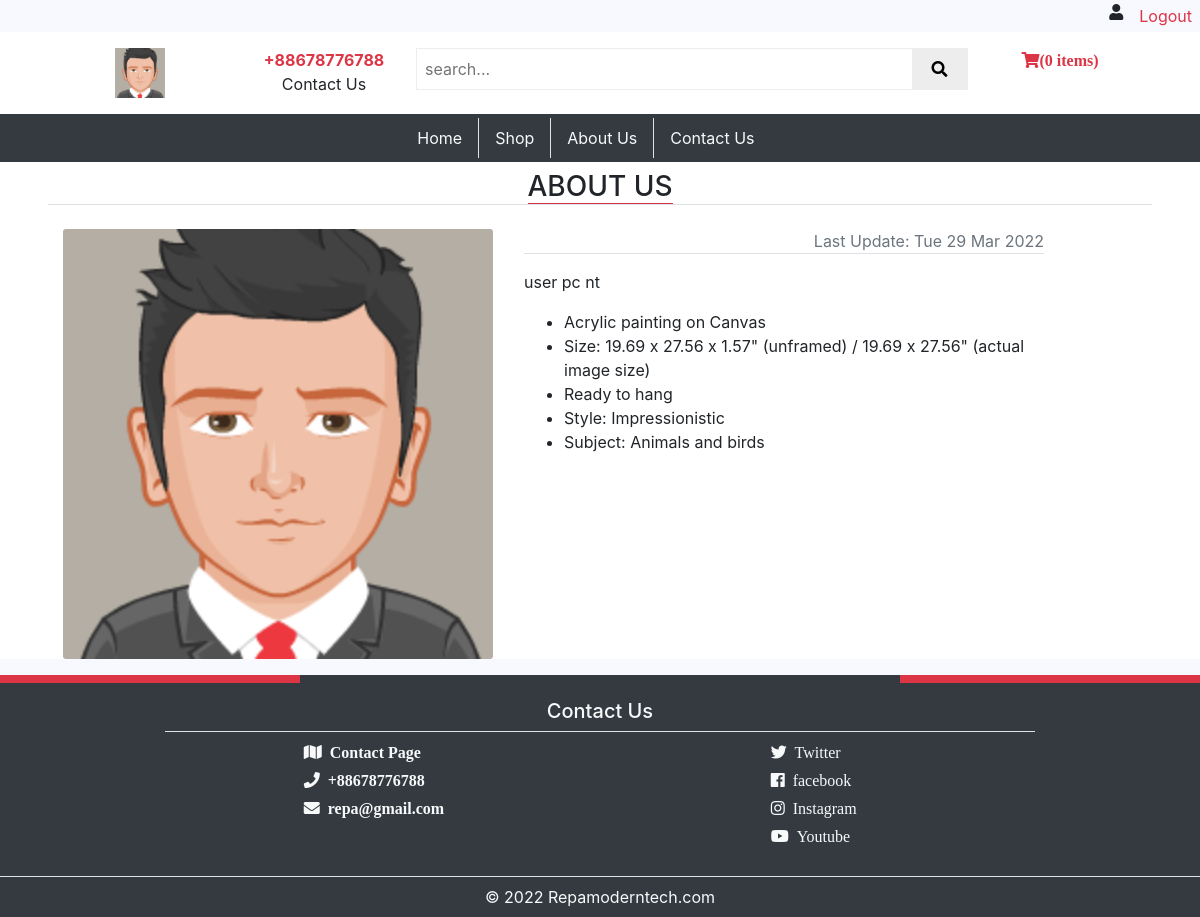
The app's page /about.php (signed in) with its own data.
### tables this page shows
CREATE TABLE `profile` (
  `id` int(10) NOT NULL,
  `head` varchar(255) NOT NULL,
  `text` text NOT NULL,
  `date` varchar(255) NOT NULL
);

CREATE TABLE `links` (
  `id` int(10) NOT NULL,
  `media` varchar(255) NOT NULL,
  `link` varchar(255) NOT NULL
);

CREATE TABLE `pages` (
  `id` int(10) NOT NULL,
  `page_title` varchar(255) NOT NULL,
  `content` longtext NOT NULL,
  `date` varchar(255) NOT NULL
);

### about.php (the view, shortened to what this page needs)
<?php
	include 'inc/session.php';
 ?>
<!DOCTYPE html>
<html>
<head>
	<?php include 'inc/link.php'; ?>
</head>
<body style="background-color: ghostwhite;">
	<?php include 'inc/header.php'; ?>
	<div class="px-5 bg-white">
		<h3 class="text-center pt-2 mb-4 border-bottom">
			<span class="border-bottom border-danger mt-2">ABOUT US</span>
		</h3>
		<div class="mb-3 row mx-0 mt-4">
			<div class="col-md-5">
				<?php
					$image = mysqli_query($connect, "SELECT * FROM profile WHERE id = 1");
					while ($rw = mysqli_fetch_array($image)) {
						?>
						<img src="images/<?php echo $rw['text'];  ?>" class="card-img">
						<?php
					}
				 ?>
			</div>
			<div class="col-md-6 px-3">
				<?php
				$select = mysqli_query($connect, "SELECT * FROM pages WHERE id = 2");
					while ($row = mysqli_fetch_array($select)) {
						?>
						<div>
						<p class="text-right text-muted border-bottom">Last Update: <?php echo $row['date']; ?></p>
						<p>
							<?php echo $row['content']; ?>
						</p>
						</div>
					<?php } ?>
			</div>
		</div>
	</div>
		<?php include 'inc/footer.php'; ?>

### inc/header.php (shortened to what this page needs)
    			<?php include 'search.php'; ?>
<header style="">
	<div style="background-color:ghostwhite; z-index: 1;<?php if (!isset($_SESSION['id'])) {
		echo "display: none";
	} ?>">
		<a href="logout.php" class="text-danger float-right py-1 px-2 over text-decoration-none">Logout</a>
		<span class="fas fa-user float-right py-1 px-2"></span>
		<div class="clearfix"></div>
	</div>
		<div class="bg-white py-3 px-5 row mx-0 position-relative">
			<div class="col-md-2 p-0">
				<center>
				<?php
					$image = mysqli_query($connect, "SELECT * FROM profile WHERE id = 1");
					while ($rw = mysqli_fetch_array($image)) {
						?>
						<img src="images/<?php echo $rw['text'];  ?>" class="" width="50px">
						<?php
					}
				 ?></center>
			</div>
			<div class="col-md-2 text-center" id="disp">
				<a href="tel:<?php
    $link = mysqli_query($connect, "SELECT * FROM links WHERE id = 1");
    $links = mysqli_fetch_array($link);
    echo $links['link'];
   ?>" class="text-danger font-weight-bold text-decoration-none"><?php
    $link = mysqli_query($connect, "SELECT * FROM links WHERE id = 1");
    $links = mysqli_fetch_array($link);
    echo $links['link'];
   ?></a>
				<div class="">Contact Us</div>
			</div>
			<div class="col-md-6 px-0" id="disp">
				<div class="row mx-0" style="border: 1px groove #ededed;">
					<input type="text"  onkeyup="find(this.value)" class="p-2 border-0" style=" outline: none; width: 90%" placeholder="search...">
					<button class="fas fa-search p-2 border-0 " style="background-color: #ededed; width: 10%">
					</button>
				</div>
			</div>
			<div class="col-md-2 text-center" id="disp">
				<a href="cart.php" class="fas fa-shopping-cart text-danger text-decoration-none" id="cart">(<?php
				if (isset($_SESSION['id'])) {
					$cart = mysqli_query($connect, "SELECT SUM(quantity) AS quantity FROM cart WHERE user = '{$_SESSION['id']}' && status = 1");
					while ($rows = mysqli_fetch_array($cart)) {
						if ($rows['quantity'] > 0) {
						echo $rows['quantity'];
					}
					else{
						echo 0;
					}
					}
				}
				else{
					echo 0;
				}
				 ?>
				items)</a>
			</div>
		</div>
	</header>
	<div class="bg-dark nav p-1" id="disp" style="position: sticky; top: 0; z-index: 4">
			<div class="col-md-4 m-auto nav">
			<a href="index.php" class="over text-light nav-link border-right ">Home</a>
			<a href="shop.php" class="text-light nav-link border-right over">Shop</a>
			<a href="about.php" class="text-light nav-link border-right over">About Us</a>
			<a href="contact.php" class="text-light nav-link  over">Contact Us</a>
			</div>
		</div>

### inc/footer.php (shortened to what this page needs)
  <div class="bg-dark  pb-4">
      <div class="p-1 bg-danger w-25 float-left" style=""></div>
      <div class="p-1 bg-danger w-25 float-right" style=""></div>
      <div class="clearfix"></div>
        <div class=" col-md-9 m-auto ">
        <h5 class="text-center text-light pb-2 border-bottom  mt-3">Contact Us</h5>
        <div class="row mx-0 col-md-9 m-auto">
          <div class="col-md-9">
          <a href="contact.php" class="fas fa-map mb-2 text-light w-100 text-decoration-none">&nbsp; Contact Page</a>
          <a href="tel:<?php
    $link = mysqli_query($connect, "SELECT * FROM links WHERE id = 1");
    $links = mysqli_fetch_array($link);
    echo $links['link'];
   ?>" class="fas fa-phone mb-2 text-light w-100 text-decoration-none">&nbsp; <?php
    $link = mysqli_query($connect, "SELECT * FROM links WHERE id = 1");
    $links = mysqli_fetch_array($link);
    echo $links['link'];
   ?></a>
          <a href="mailto:<?php
    $link = mysqli_query($connect, "SELECT * FROM links WHERE id = 4");
    $links = mysqli_fetch_array($link);
    echo $links['link'];
   ?>" class="fas fa-envelope text-light mb-2 w-100 text-decoration-none">&nbsp; <?php
    $link = mysqli_query($connect, "SELECT * FROM links WHERE id = 4");
    $links = mysqli_fetch_array($link);
    echo $links['link'];
   ?></a>
          </div>
          <div class="col-md-3">
          <a href="<?php
    $link = mysqli_query($connect, "SELECT * FROM links WHERE id = 3");
    $links = mysqli_fetch_array($link);
    echo $links['link'];
   ?>" class="fab fa-twitter mb-2 text-light w-100 text-decoration-none">&nbsp; Twitter</a>
          <a href="<?php
    $link = mysqli_query($connect, "SELECT * FROM links WHERE id = 2");
    $links = mysqli_fetch_array($link);
    echo $links['link'];
   ?>" class="fab fa-facebook mb-2 text-light w-100 text-decoration-none">&nbsp; facebook</a>
          <a href="<?php
    $link = mysqli_query($connect, "SELECT * FROM links WHERE id = 5");
    $links = mysqli_fetch_array($link);
    echo $links['link'];
   ?>" class="fab fa-instagram mb-2 text-light w-100 text-decoration-none">&nbsp; Instagram</a>
 <a href="<?php
    $link = mysqli_query($connect, "SELECT * FROM links WHERE id = 6");
    $links = mysqli_fetch_array($link);
    echo $links['link'];
   ?>" class="fab fa-youtube mb-2 text-light w-100 text-decoration-none">&nbsp; Youtube</a>
          </div>
        </div>
        </div>
      </div>
    <footer class="bg-dark text-light border-top text-center p-2">
      &copy; <?php echo date('Y'); ?> <?php
    $link = mysqli_query($connect, "SELECT * FROM links WHERE id = 7");
    $links = mysqli_fetch_array($link);
    echo $links['link'];
   ?>
    </footer>
</body>
</html>

### css/style.css (style rules this page uses)
body { font-family: Open Sans,sans-serif; }

### records on screen
profile: text (picture)
links: link "+88678776788"
pages: date "Tue 29 Mar 2022", content "user pc nt Acrylic painting on Canvas Size: 19.69 x 27.56 x 1.57\" (unframed) / 19.69 x 27.56\" (actual image size) Ready to hang Style: Impressionistic Subject: Animals and birds"
links: link "repa@gmail.com"
links: link "Repamoderntech.com"
